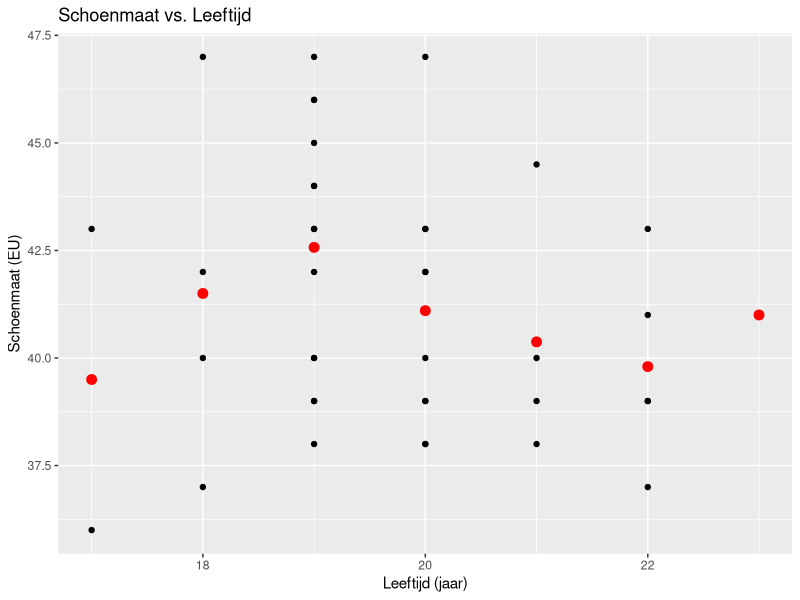
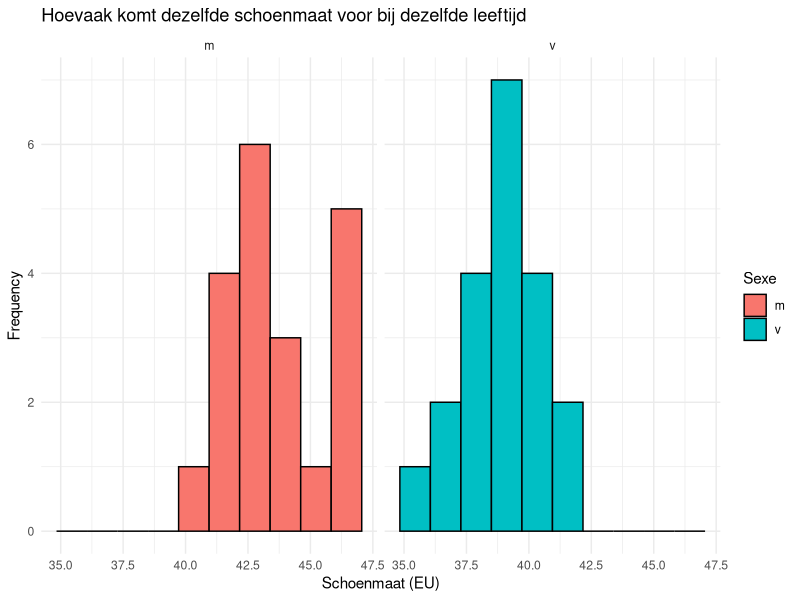
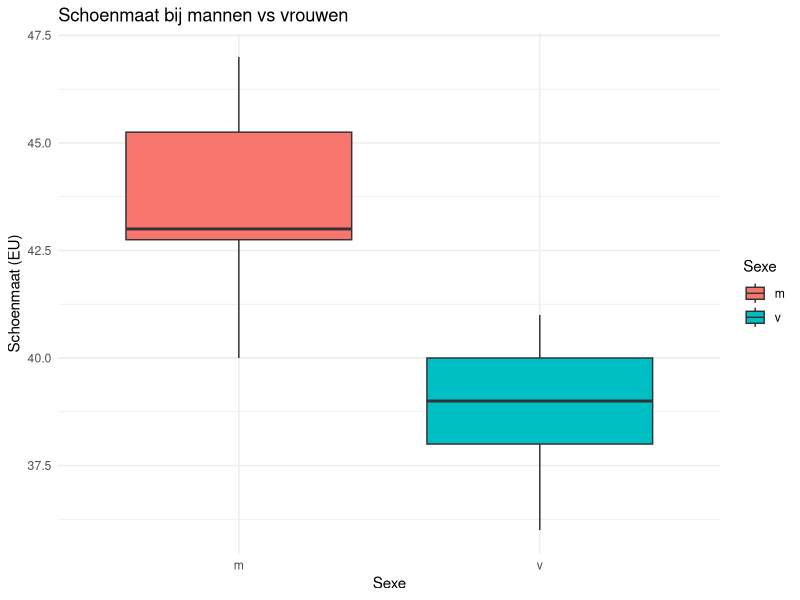
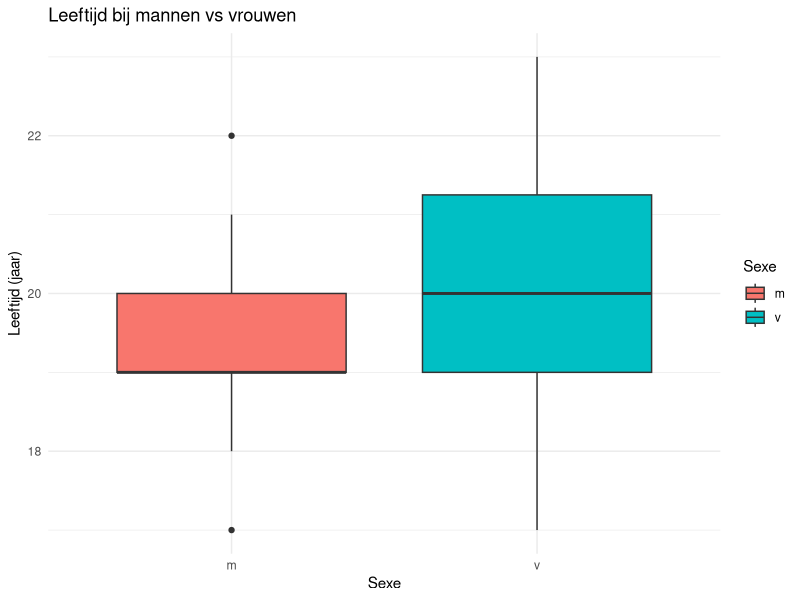

Write R code to recreate these figures, in order. (Note: this script raises an error after producing the figures.)
## ---- chunk 1
library(ggplot2)
# Load the data
biometric_data <- read.table(file = "data/schoenmaat.csv",
                             header = TRUE,
                             sep = ",")
 
# Create a scatterplot of Schoenmaat vs. Leeftijd
ggplot(biometric_data, aes(x = Leeftijd, y = Schoenmaat)) +
  geom_point() +
  stat_summary(aes(group = Leeftijd), fun = mean, geom = "point", size = 3, color = "red") +
  labs(x = "Leeftijd (jaar)", y = "Schoenmaat (EU)", title = "Schoenmaat vs. Leeftijd")
## ---- chunk 2
ggplot(biometric_data,
       mapping = aes(x = Schoenmaat, fill = Sexe)) +
    geom_histogram(bins = 10, colour = "black") + # histogram layer with 10 bins
    facet_wrap(~ Sexe) +                       # split plots over gender
    labs(x = "Schoenmaat (EU)", y = "Frequency", title = "Hoevaak komt dezelfde schoenmaat voor bij dezelfde leeftijd") +  # labels for x-axis and y-axis
    theme_minimal()
## ---- chunk 3
library(ggplot2)
 
#Load the data
biometric_data <- read.table(file = "data/schoenmaat.csv",
 header = TRUE,
 sep = ",")
 
# maak de plot en voeg lagen toe
ggplot(biometric_data, 
      mapping = aes(x = Sexe, y = Schoenmaat, fill = Sexe)) +
      geom_boxplot() + # boxplot visualisatie
      labs(x = "Sexe", y = "Schoenmaat (EU)", title= "Schoenmaat bij mannen vs vrouwen") + # as-labels
      theme_minimal() # beetje schoner plotje maken
## ---- chunk 4
library(ggplot2)
 
#Load the data
biometric_data <- read.table(file = "data/schoenmaat.csv",
 header = TRUE,
 sep = ",")
 
# maak de plot en voeg lagen toe
ggplot(biometric_data, mapping = aes(x = Sexe, y = Leeftijd, fill = Sexe)) +
 geom_boxplot() + # boxplot visualisatie
 labs(x = "Sexe", y = "Leeftijd (jaar)", title= "Leeftijd bij mannen vs vrouwen") + # as-labels
 theme_minimal() # beetje schoner plotje maken
## ---- chunk 5
shapiro.test(biometric_data$Schoenmaat)
shapiro.test(biometric_data$Leeftijd)
female_ratios <- subset(biometric_data, 
                        subset = Sexe == "v", 
                        select = Schoenmaat, 
                        drop = T) # drop = T forces ro a vector
male_ratios <- subset(biometric_data, 
                        subset = Sexe == "m", 
                        select = Schoenmaat, 
                        drop = T)
t.test(female_ratios, male_ratios)
wilcox.test(Schoenmaat ~ Sexe, data = biometric_data, paired = FALSE)
